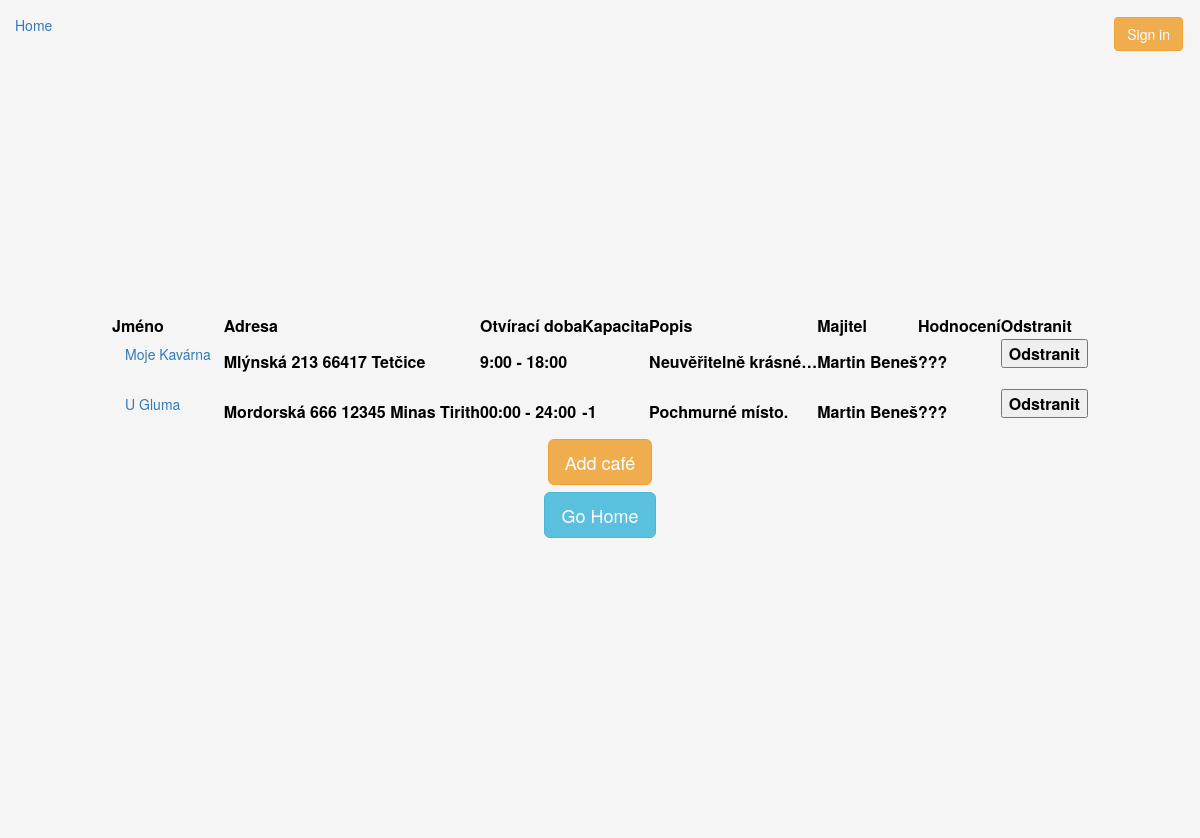
/cafes/, run on the app's committed database.
### kavarna/models.py (models this page shows, shortened)
class Cafe(models.Model):
    name = models.CharField(max_length=64)
    street = models.CharField(max_length=64, blank=True, null=True)
    housenumber = models.PositiveIntegerField(blank=True, null=True)
    city = models.CharField(max_length=64, blank=True, null=True)
    psc = models.CharField(max_length=64, blank=True, null=True)
    opensAt = models.CharField(max_length=64, blank=True, null=True)
    closesAt = models.CharField(max_length=64, blank=True, null=True)
    capacity = models.PositiveSmallIntegerField(blank=True, null=True, default=0)
    description = models.TextField(blank=True, null=True)
    owner = models.ForeignKey(User, on_delete=models.CASCADE)
    offers_coffee = models.ManyToManyField(Coffee)

### kavarna/views.py (the view)
# urls.py: path('cafes/', views.cafes, name='cafes'),
def cafes(request):
    d = generateDict(request)
    if 'message' in d:
        return errLogout(request, d)
    if request.method == 'POST':
        pk = request.POST.get('pk')
        models.Cafe.objects.get(pk=pk).delete()
        return HttpResponseRedirect('')
    d['cafes_list'] = models.Cafe.objects.all()
    d['users_list'] = User.objects.all()
    d['drinkers_list'] = models.Drinker.objects.all()
    return render(request, "cafes.html", d)

### kavarna/core.py (called while the page is built)
def generateDict(request):
    try:
        email = request.COOKIES['user']
        if User.objects.get(email=email) != None:
            d = {'loggeduser'    : User.objects.get(email=email),
                 'loggeddrinker' : models.Drinker.getData(email) }
        else:
            d = {'message'   : 'Unknown user'}
    except:
        d = {}
    d['key'] = request.GET.get('key', '')
    return d

### kavarna/templates/cafes.html (shortened to what this page needs)
{% extends "titlepage.html" %}
{% block content %}
<table>
    <tr>
        <th>Jméno</th>
        <th>Adresa</th>
        <th>Otvírací doba</th>
        <th>Kapacita</th>
        <th>Popis</th>
        <th>Majitel</th>
        <th>Hodnocení</th>
        <th>Odstranit</th>
    </tr>
    {% for a in cafes_list %}
    <tr>
        <th>
            <form method="get" action="/cafe">
                <button class="btn btn-link" type="Submit">{{a.name}}</button>
            </form>
        </th>
        <th>{{a.street|default:""}} {{a.housenumber|default:""}} {{a.psc|default:""}} {{a.city|default:""}}</th>
        <th>{{a.opensAt|default:"???"}} - {{a.closesAt|default:"???"}}</th>
        <th>{{a.capacity|default:""}}</th>
        <th>{{a.description|default:""|truncatechars:20}}</th>
        <th>{{a.owner.first_name}} {{a.owner.last_name}}</th>
        <th>???</th>
        <th>
            <form method="post" action="">{% csrf_token %}
                <button type="Submit">Odstranit</button>
            </form>
        </th>
    </tr>
    {% endfor %}
</table>
<div class="row hcentralize">
    <a href="{% url 'addcafe' %}"><button class="btn btn-lg btn-warning" type="submit">Add café</button></a>
</div>
<div class="row hcentralize">
    <a href="{% url '' %}"><button class="btn btn-lg btn-info" type="submit">Go Home</button></a>
</div>
{% endblock %}

### kavarna/static/kavarna/styles.css (style rules this page uses)
html, body { height: 100%; }
.backgrounder { background-color: #f5f5f5; color: black; }
.hcentralize { display: -ms-flexbox; display: -webkit-box; display: flex; -ms-flex-align: center; -ms-flex-pack: center; -webkit-box-align: center; -webkit-box-pack: center; justify-content: center; }
input, .btn-warning, .btn-primary { margin: 2px; }
.btn-info { margin: 5px; }

### data on the page
Cafe: name "Moje Kavárna", street "Mlýnská", housenumber "213", psc "66417", city "Tetčice", opensAt "9:00", closesAt "18:00", description "Neuvěřitelně krásné…", owner.first_name "Martin", owner.last_name "Beneš"
Cafe: name "U Gluma", street "Mordorská", housenumber "666", psc "12345", city "Minas Tirith", opensAt "00:00", closesAt "24:00", capacity "-1", description "Pochmurné místo.", owner.first_name "Martin", owner.last_name "Beneš"
